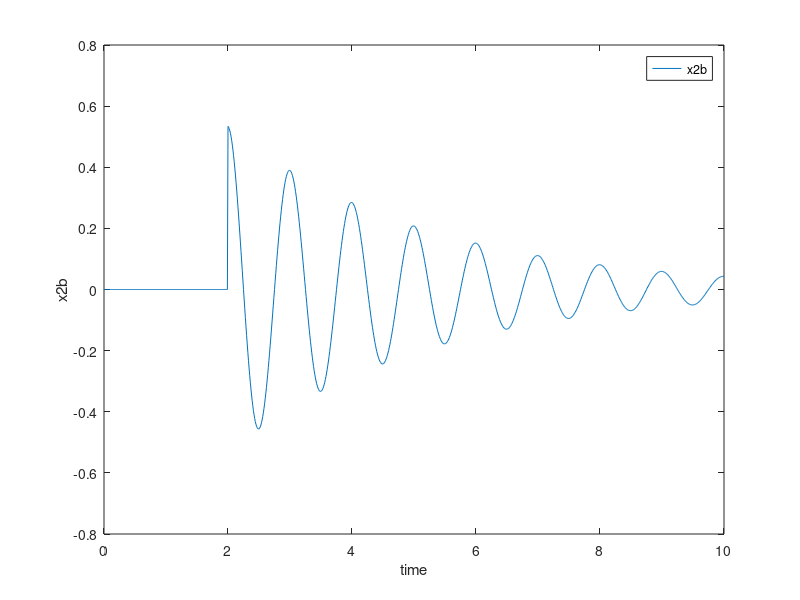

MATLAB code for this plot:
function question2b
%UNTITLED4 Summary of this function goes here
%   Detailed explanation goes here
t = [0:0.01:10];
u = t>=2;
x2 = exp(-0.1*pi*t).*cos(2*pi*t);
x2b = u.*(x2);
plot(t,x2b);
xlabel('time')
ylabel('x2b')
legend('x2b')
end

